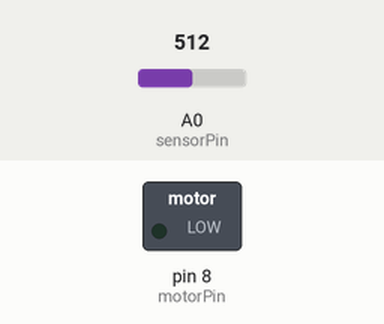
This sketch was run on a simulated Arduino Uno, built with avr-gcc and run on an emulated ATmega328P. Parts: switched loads named in the sketch (green lamp = pin HIGH). The inputs (shaded band) are chosen by the test bench; at power-on: A0 (sensorPin) = 512. What the sketch prints to the serial monitor is not drawn.

Above: at 2.8 s.
2.9 s: A0 (sensorPin) set to 485
At 4.9 s:
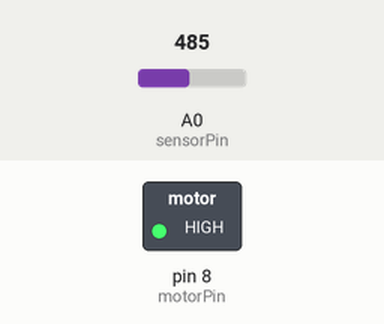
5.6 s: A0 (sensorPin) set to 510
At 6.5 s:
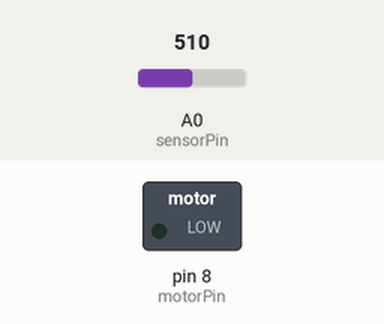
8.3 s: A0 (sensorPin) set to 490
At 10.8 s:
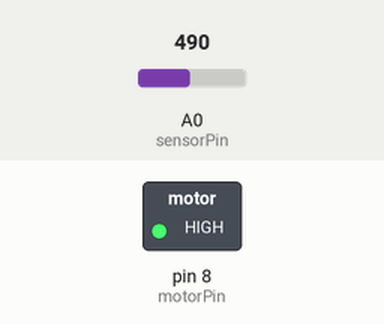
Timing chart, 0 to 12.3 s (numbered marks = the images above; inputs shaded):
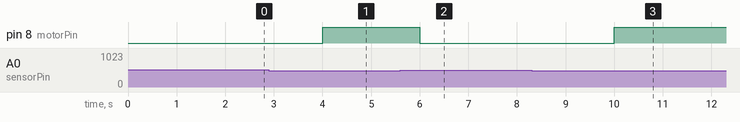

The sketch:

Automatic-irrigation.ino
```cpp
#include <Arduino.h>

int sensorPin = A0;     // Soil moisture sensor connected to analog pin A0
int motorPin = 8;       // Relay or motor control connected to digital pin 8
int sensorValue = 0;    // To store sensor reading
int threshold = 500;    // Threshold for dry/wet soil

void setup() {
  Serial.begin(9600);   // For debugging and monitoring
  pinMode(sensorPin, INPUT);
  pinMode(motorPin, OUTPUT);
  digitalWrite(motorPin, LOW); // Motor OFF initially
}

void loop() {
  sensorValue = analogRead(sensorPin);   // Read moisture level
  Serial.print("Soil Moisture Value: ");
  Serial.println(sensorValue);

  if (sensorValue < threshold) {
    digitalWrite(motorPin, HIGH);        // Turn ON water pump
    Serial.println("Soil is Dry → Pump ON");
  }
  else {
    digitalWrite(motorPin, LOW);         // Turn OFF water pump
    Serial.println("Soil is Wet → Pump OFF");
  }

  delay(2000); // Wait 2 seconds before next reading
}
```

Measured:
- the behaviour switches between 500 and 499 on A0 (sensorPin) (found by bisection; images 0 and 1)
- after the input at 2.9 s, pin 8 (motorPin): LOW → HIGH after 1.1 s
- after the input at 5.6 s, pin 8 (motorPin): HIGH → LOW after 0.40 s
- after the input at 8.3 s, pin 8 (motorPin): LOW → HIGH after 1.7 s
